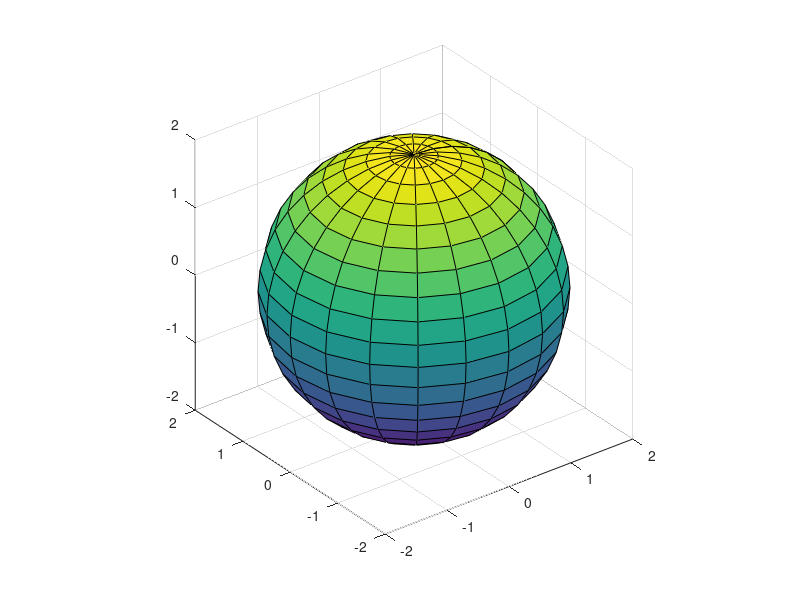

This chart was generated by the following MATLAB code:
% Create and plot a sphere with radius r.
[x, y, z] = sphere;
r = 2;
surf(x*r, y*r, z*r)
axis equal
% Find the surface area and volume.
A = 4*pi*r^2;
V = (4/3)*pi*r^3;